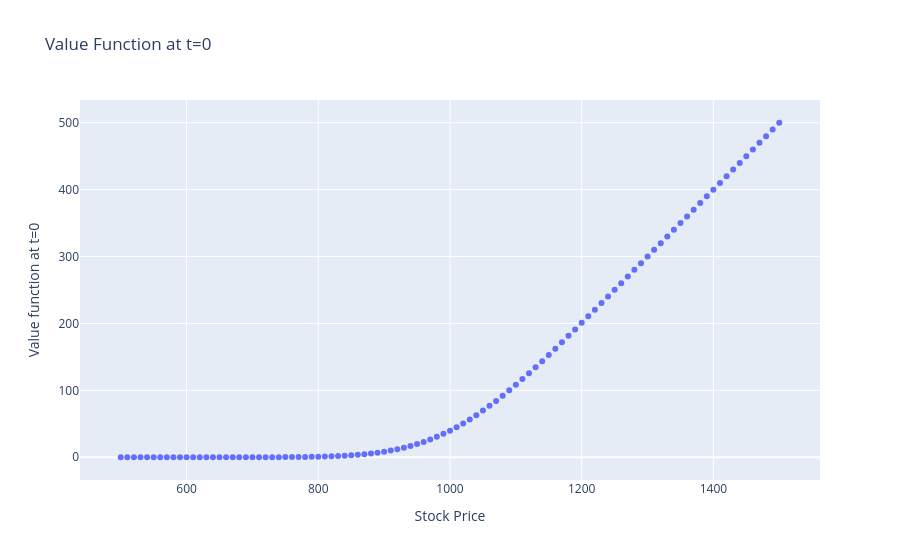

This figure's notebook cell:
### Code cell
# Create a 3D surface plot for each jump
fig = go.Figure()

for jump in np.arange(0, L+1):

    fig.add_trace(go.Scatter(x=S_matrix, y=V_matrix[0, jump, :], mode='markers', name=f'y_{jump}'))

# Update layout for better visualization
fig.update_layout(
    title="Value Function at t=0",
    xaxis_title="Stock Price",
    yaxis_title="Value function at t=0",
)

# Show the plot
fig.show()
